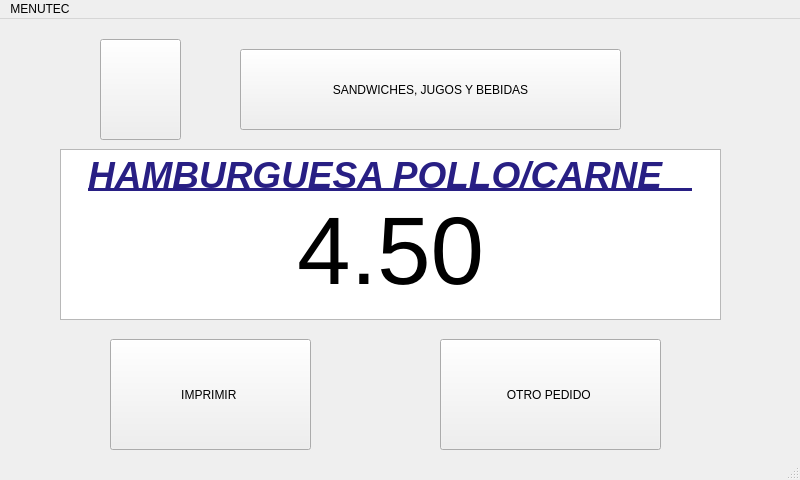
<?xml version="1.0" encoding="UTF-8"?>
<ui version="4.0">
 <class>panes2Window</class>
 <widget class="QMainWindow" name="panes2Window">
  <property name="geometry">
   <rect>
    <x>0</x>
    <y>0</y>
    <width>800</width>
    <height>480</height>
   </rect>
  </property>
  <property name="windowTitle">
   <string>MainWindow</string>
  </property>
  <widget class="QWidget" name="centralwidget">
   <widget class="QPushButton" name="btnIzquierda52">
    <property name="geometry">
     <rect>
      <x>100</x>
      <y>20</y>
      <width>81</width>
      <height>101</height>
     </rect>
    </property>
    <property name="text">
     <string/>
    </property>
    <property name="icon">
     <iconset>
      <normaloff>flecha-hacia-la-izquierda-antes-de-icono-4330-128.png</normaloff>flecha-hacia-la-izquierda-antes-de-icono-4330-128.png</iconset>
    </property>
    <property name="iconSize">
     <size>
      <width>100</width>
      <height>100</height>
     </size>
    </property>
   </widget>
   <widget class="QPushButton" name="btnImprimir52">
    <property name="geometry">
     <rect>
      <x>110</x>
      <y>320</y>
      <width>201</width>
      <height>111</height>
     </rect>
    </property>
    <property name="text">
     <string>IMPRIMIR </string>
    </property>
   </widget>
   <widget class="QPushButton" name="btnPedido52">
    <property name="geometry">
     <rect>
      <x>440</x>
      <y>320</y>
      <width>221</width>
      <height>111</height>
     </rect>
    </property>
    <property name="text">
     <string>OTRO PEDIDO </string>
    </property>
   </widget>
   <widget class="QPushButton" name="btnPanes2">
    <property name="geometry">
     <rect>
      <x>240</x>
      <y>30</y>
      <width>381</width>
      <height>81</height>
     </rect>
    </property>
    <property name="text">
     <string>SANDWICHES, JUGOS Y BEBIDAS</string>
    </property>
    <property name="icon">
     <iconset>
      <normaloff>UTEC.png</normaloff>UTEC.png</iconset>
    </property>
   </widget>
   <widget class="QTextEdit" name="textEdit_2">
    <property name="geometry">
     <rect>
      <x>60</x>
      <y>130</y>
      <width>661</width>
      <height>171</height>
     </rect>
    </property>
    <property name="html">
     <string>&lt;!DOCTYPE HTML PUBLIC &quot;-//W3C//DTD HTML 4.0//EN&quot; &quot;http://www.w3.org/TR/REC-html40/strict.dtd&quot;&gt;
&lt;html&gt;&lt;head&gt;&lt;meta name=&quot;qrichtext&quot; content=&quot;1&quot; /&gt;&lt;style type=&quot;text/css&quot;&gt;
p, li { white-space: pre-wrap; }
&lt;/style&gt;&lt;/head&gt;&lt;body style=&quot; font-family:'Ubuntu'; font-size:11pt; font-weight:400; font-style:normal;&quot;&gt;
&lt;p align=&quot;center&quot; style=&quot; margin-top:0px; margin-bottom:0px; margin-left:0px; margin-right:0px; -qt-block-indent:0; text-indent:0px;&quot;&gt;&lt;span style=&quot; font-size:28pt; font-weight:600; font-style:italic; text-decoration: underline; color:#281f84;&quot;&gt;HAMBURGUESA POLLO/CARNE   &lt;/span&gt;&lt;/p&gt;
&lt;p align=&quot;center&quot; style=&quot; margin-top:0px; margin-bottom:0px; margin-left:0px; margin-right:0px; -qt-block-indent:0; text-indent:0px;&quot;&gt;&lt;span style=&quot; font-size:72pt;&quot;&gt;4.50&lt;/span&gt;&lt;/p&gt;&lt;/body&gt;&lt;/html&gt;</string>
    </property>
   </widget>
  </widget>
  <widget class="QMenuBar" name="menubar">
   <property name="geometry">
    <rect>
     <x>0</x>
     <y>0</y>
     <width>800</width>
     <height>25</height>
    </rect>
   </property>
   <widget class="QMenu" name="menuMENUTEC">
    <property name="title">
     <string>MENUTEC</string>
    </property>
   </widget>
   <addaction name="menuMENUTEC"/>
  </widget>
  <widget class="QStatusBar" name="statusbar"/>
 </widget>
 <resources/>
 <connections/>
</ui>
